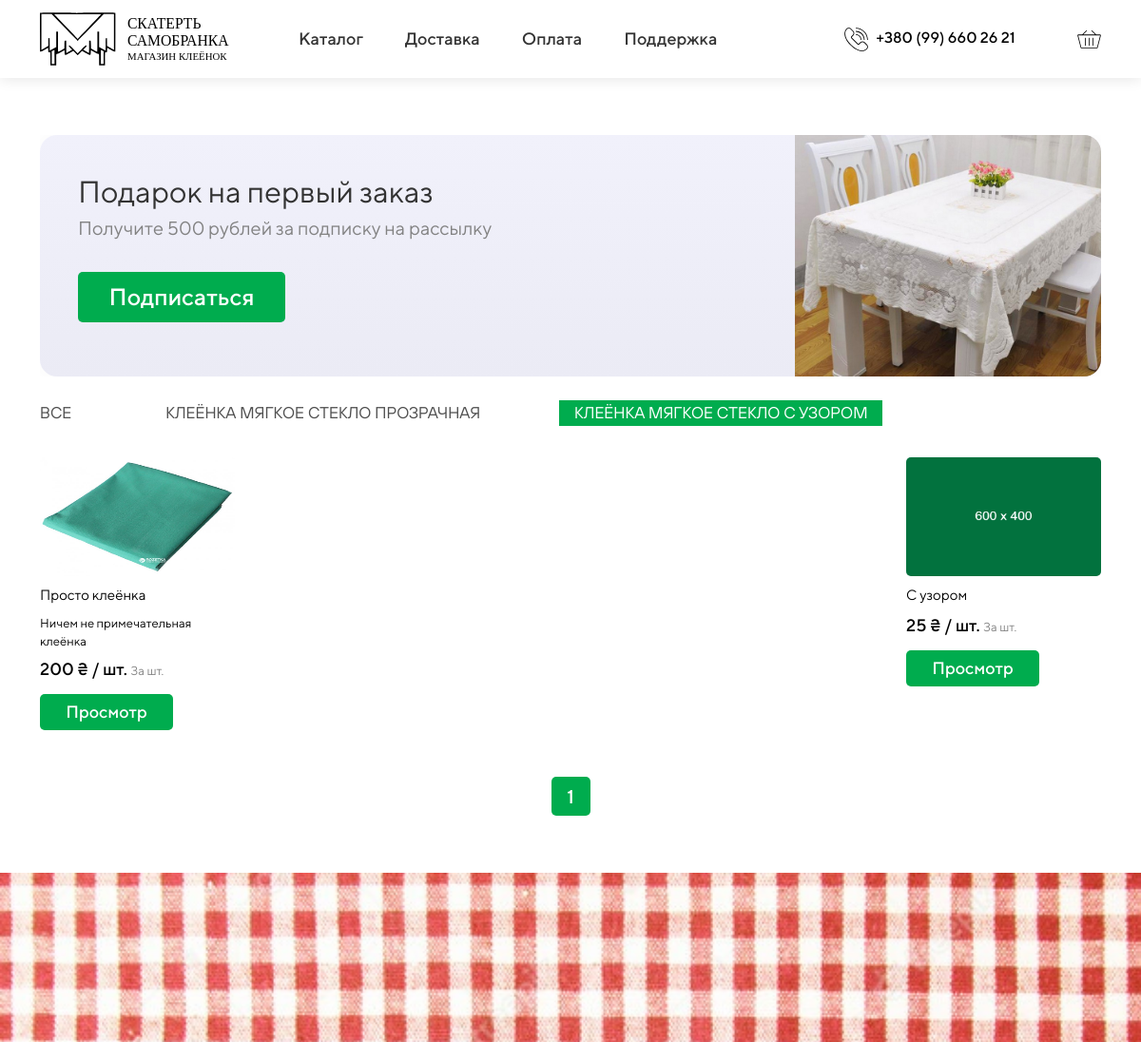
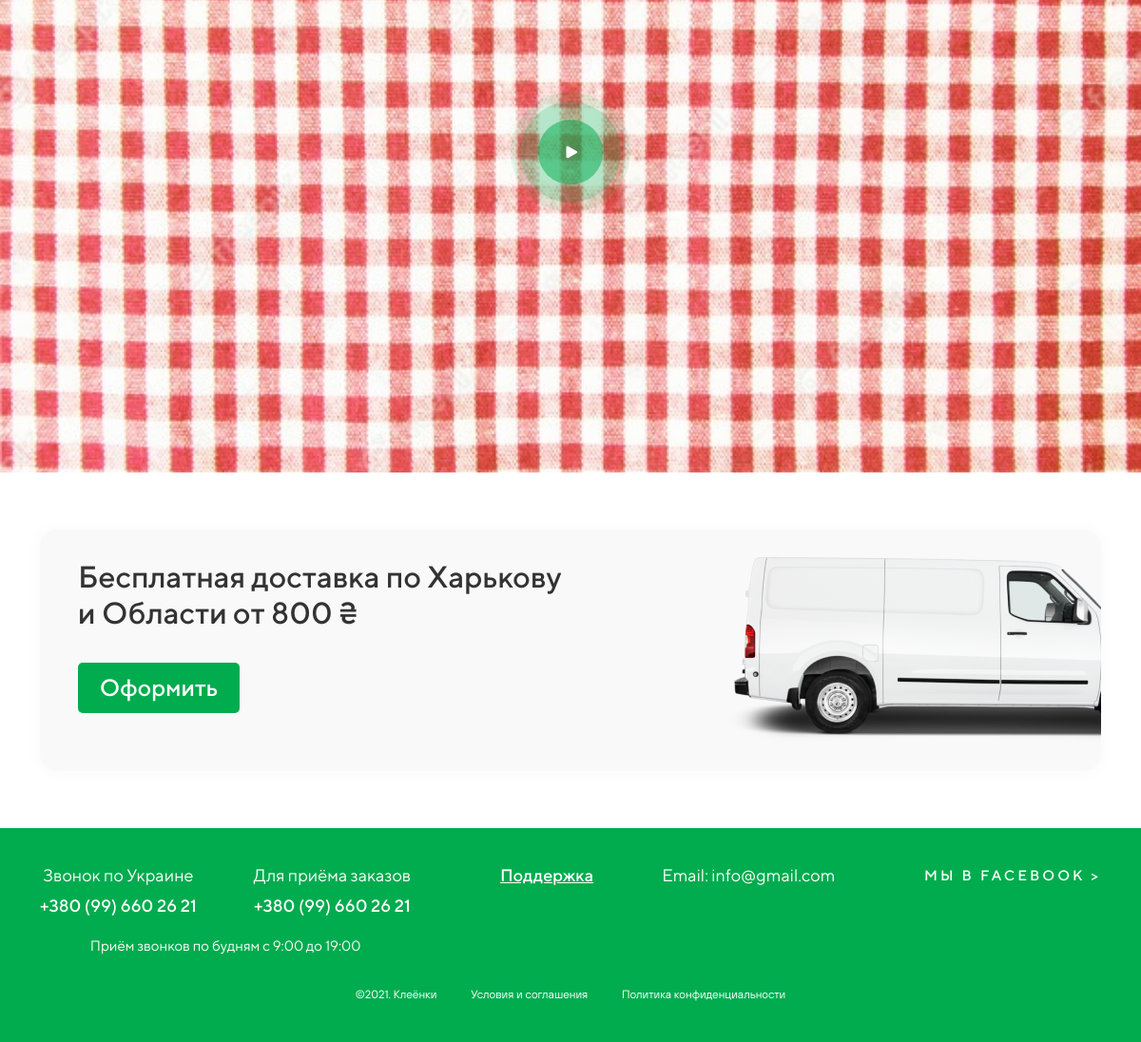
/kleyonka-myagkoe-steklo-s-uzorom/, run on the app's committed database (2 pictures, top to bottom).
### shop/models.py (models this page shows, shortened)
class Category(models.Model):
    name = models.CharField(
        max_length=100, db_index=True, verbose_name='Название')
    slug = models.SlugField(max_length=100, unique=True)
    class Meta:
        ordering = ('name',)
        verbose_name = 'Категория'
        verbose_name_plural = 'Категории'
    def get_absolute_url(self):
        return reverse('by_category', args=[self.slug])

class Product(models.Model):
    category = models.ForeignKey(Category,
                                 related_name='products',
                                 on_delete=models.CASCADE)
    name = models.CharField(
        max_length=150, db_index=True, verbose_name='Название')
    slug = models.CharField(max_length=150, db_index=True,
                            unique=True, verbose_name='Ссылка')
    image = models.ImageField(
        upload_to='product/%Y/%m/%d', blank=True, verbose_name='Изображение')
    description = models.TextField(
        max_length=1000, blank=True, verbose_name='Описание')
    price = models.DecimalField(
        max_digits=10, decimal_places=0, verbose_name='Цена')
    available = models.BooleanField(default=True, verbose_name='Наличие')
    manufacture = models.CharField(
        max_length=30, blank=True, verbose_name='Производитель')
    width = models.DecimalField(
        max_digits=10, decimal_places=0, verbose_name='Ширина')
    thickness = models.DecimalField(
        max_digits=10, decimal_places=2, blank=True, verbose_name='Толщина')
    color = models.CharField(
        max_length=30, blank=True, verbose_name='Цвет')
    created = models.DateTimeField(auto_now_add=True, verbose_name='Создано')
    uploaded = models.DateTimeField(auto_now=True, verbose_name='Загружено')
    class Meta:
        ordering = ('name',)
        verbose_name = 'Товар'
        verbose_name_plural = 'Товары'
        index_together = (('id', 'slug'))
    def get_absolute_url(self):
        return reverse('product_detail', args=[self.id, self.slug])

### shop/views.py (the view)
# urls.py: path('', index, name='index'),
def index(request, category_slug=None):
    category = None
    categories = Category.objects.all()
    products = Product.objects.filter(available=True)
    if category_slug:
        category = get_object_or_404(Category, slug=category_slug)
        products = products.filter(category=category)
    paginator = Paginator(products, 30)
    page = request.GET.get('page')
    page_obj = paginator.get_page(page)
    try:
        products = paginator.page(page)
    except PageNotAnInteger:
        products = paginator.page(1)
    except EmptyPage:
        products = paginator.page(paginator.num_pages)
    return render(request, 'index.html',
                    {
                        'category': category,
                        'categories': categories,
                        'products': products,
                        'page_obj': page_obj
                    })

### cart/context_processors.py (called while the page is built)
def cart(request):
    return {'cart': Cart(request)}

### shop/templates/index.html (shortened to what this page needs)
{% load static %}
<!doctype html>
<html lang="en">
<head>
    <link href="https://cdn.jsdelivr.net/npm/bootstrap@5.1.3/dist/css/bootstrap.min.css" rel="stylesheet"
>
    <link rel="stylesheet" href="{% static 'shop/css/style.css/' %}">
    <link rel="stylesheet" href="{% static 'shop/fonts/fonts.css' %}">
</head>
<body>
    <div class="wrapper">
        {% block header %}
            <header>
                <nav class="navbar navbar-expand-lg navbar-light">
                    <div class="container">
                        <a class="navbar-brand" href="{% url 'index' %} "><img src="{% static 'shop/img/logo.svg' %}" alt=""></a>
                        <div class="collapse navbar-collapse" id="navbarSupportedContent">
                            <ul class="navbar-nav me-auto mb-2 mb-lg-0">
                                <li class="nav-item dropdown">
                                    <a class="nav-link dropdown-toggle" href="#" id="navbarDropdown" role="button"
                                        data-bs-toggle="dropdown" aria-expanded="false">
                                        Каталог
                                    </a>
                                </li>
                                <li class="nav-item">
                                    <a class="nav-link" aria-current="page" href="{% url 'delivery' %}">Доставка</a>
                                </li>
                                <li class="nav-item">
                                    <a class="nav-link" href="{% url 'order' %}">Оплата</a>
                                </li>
                                <li class="nav-item">
                                    <a class="nav-link" href="{% url 'support' %}">Поддержка</a>
                                </li>
                            </ul>
                        </div>
                        <div class="menu-right d-flex justify-content-between">
                            <div class="menu-contact">
                                <a href="tel:+380996602621">
                                    <img src="{% static 'shop/img/phone.svg' %}" height="25px" alt="">
                                    <span>+380 (99) 660 26 21</span>
                                </a>
                            </div>
                            <div class="menu-user">
                                <a href="{% url 'cart:cart_detail' %}" class="cart">
                                    <img src="{% static 'shop/img/cart.svg' %}" height="25px" alt="">
                                </a>
                            </div>
                        </div>
                    </div>
                </nav>
            </header>
        {% endblock header %}
        {% block content %}
        <section class="home-banner">
            <div class="container">
                <div class="swiper-container">
                    <div class="swiper-wrapper">
                        <div class="swiper-slide block">
                            <img src="{% static 'shop/img/ad.jpg' %}" alt="">
                            <h2>Подарок на первый заказ</h2>
                            <p>Получите 500 рублей за подписку на рассылку</p>
                            <a data-bs-toggle="modal" data-bs-target="#subscribe" href="">Подписаться</a>
                        </div>
                    </div>
                </div>
            </div>
        </section>
        <section class="home-menu">
            <div class="container">
                <div class="swiper-container-menu">
                    <div class="swiper-wrapper">
                        <a href="{% url 'index' %}" class="swiper-slide {% if category.slug == None %}active{% endif %}">
                            <span>Все</span>
                        </a>
                        {% for i in categories %}
                            <a href="{{ i.get_absolute_url }}" class="swiper-slide {% if category.slug == i.slug %}active{% endif %}">
                                <span>{{ i.name }}</span>
                            </a>
                        {% endfor %}
                    </div>
                </div>
            </div>
        </section>
        <section class="home-products">
            <div class="container">
                <div class="products-wrapper">
                    {% for product in products %}
                        <div class="product">
                            <a href="{{ product.get_absolute_url }}" class="title">
                                <div class="img">
                                    <img src="{% if product.image %}{{ product.image.url }}{% else %}{% static 'shop/img/no_image.png' %}{% endif %}" alt="">
                                </div>
                            </a>
                            <a href="{{ product.get_absolute_url }}" class="title">{{ product.name }}</a>
                            <a href="{{ product.get_absolute_url }}" class="title">
                                <p class="description">{{ product.description }}</p>
                            </a>
                            <div class="price">
                                <b>{{ product.price }} &#8372; / шт. </b> <span>За шт.</span>
                            </div>
                            <a class="to-cart" href="{{ product.get_absolute_url }}">Просмотр</a>
                        </div>
                    {% endfor %}
                </div>
                <div class="pagination-block">
                {% include "pagination.html" with page=products %}
                </div>
            </div>
        </section>
        <section class="home-video">
            <div class="video1440">
                <div class="ratio ratio-16x9">
                    <img class="play_yt" src="{% static 'shop/img/play.svg' %}" alt="">
                </div>
            </div>
        </section>
        {% endblock content %}
        {% block delivery %}
        <section class="delivery">
            <div class="container">
                <div class="block">
                    <h4 class="title">Бесплатная доставка по Харькову <br>
                        и Области от 800 &#8372;</h4>
                    <a href="">Оформить</a>
                </div>
            </div>
        </section>
        {% endblock delivery %}
        {% block footer %}
        <footer>
            <div class="container">
                <div class="footer-wrapper">
                    <div class="footer-left">
                        <div class="phones">
                            <div class="phone-item">
                                <span>Звонок по Украине</span>
                                <a href="tel:+380996602621">+380 (99) 660 26 21</a>
                            </div>
                            <div class="phone-item">
                                <span>Для приёма заказов</span>
                                <a href="tel:+380996602621">+380 (99) 660 26 21</a>
                            </div>
                        </div>
                        <div class="work-time">
                            Приём звонков по будням с 9:00 до 19:00
                        </div>
                    </div>
                    <div class="footer-center">
                        <div class="work-email">
                            <a class="site-help" href="{% url 'support' %}">Поддержка</a>
                            <a href="mailto: info@gmail.com">Email: info@gmail.com</a>
                        </div>
                    </div>
                    <div class="footer-right">
                        <div class="social">
                            <a href="https://facebook.com">Мы в facebook ></a>
                        </div>
                    </div>
                </div>
                <div class="footer_bottom">
                    <span>©2021. Клеёнки</span>
                    <a href="">Условия и соглашения</a>
                    <a href="">Политика конфиденциальности</a>
                </div>
            </div>
        </footer>
        {% endblock footer %}
    </div>
    {% block swiper_link %}
    <link rel="stylesheet" href="https://unpkg.com/swiper@7/swiper-bundle.min.css">
    {% endblock swiper_link %}
</body>
</html>

### data on the page
Category: name "КЛЕЁНКА МЯГКОЕ СТЕКЛО ПРОЗРАЧНАЯ"
Category: name "КЛЕЁНКА МЯГКОЕ СТЕКЛО С УЗОРОМ"
Product: image (picture), name "Просто клеёнка", description "Ничем не примечательная клеёнка", price "200"
Product: name "С узором", price "25"

### other printed values
{{ num }} "1"
